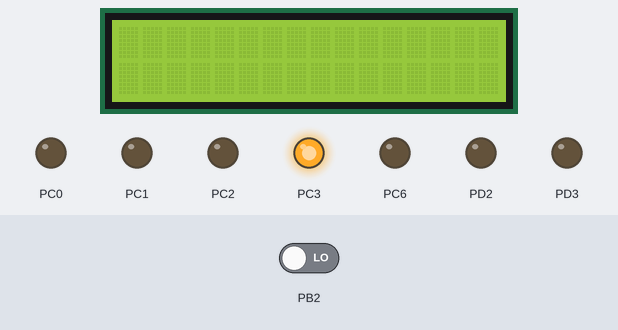
Simulated run of this program. Board: ATmega88, built with avr-gcc and emulated at 1 MHz. On the bench: 16×2 character LCD, output pins drawn as LEDs (lit = HIGH). Wiring (inferred from the names in the program): DS1307 clock at I2C address 0x68. Wiring (inferred from the signals the program sends): character LCD (HD44780): RS PC7; R/W PD0; E PD1; data PD4, PD5, PD6, PD7. Inputs (shaded band) come from the test bench; at power-on: PB2 LOW. Sleep ends after the set time or at an interrupt; the local clock reads 2024-03-15 10:24:30 at power-on unless the program sets it.

Above: at 17.5 s.
17.6 s: PB2 driven HIGH
At 25.6 s:
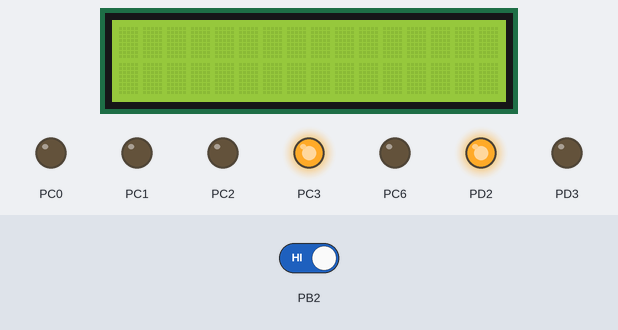
26.4 s: PB2 driven LOW
At 35.8 s:
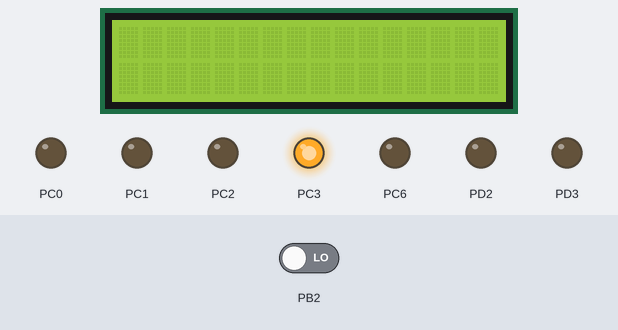
Timing chart, 0 to 37.3 s (numbered marks = the images above; inputs shaded):
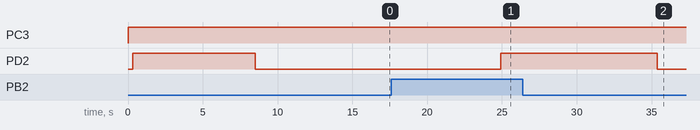

The program:

main.c
```c
#define F_CPU 1000000UL

#include <util/delay.h>
#include <avr/io.h>
#include <stdio.h>
#include <string.h>
#include <limits.h>

#include <avr/wdt.h>
#include <avr/sleep.h>
#include <avr/interrupt.h>
#include <avr/power.h>

#include "LCD16x2_4Bit/LCD16x2_4Bit.h"
#include "ClockManager/ClockManager.h"

#include "AlarmClockManager/AlarmClockManager.h"


void mainInit();

void updateDisplayText();

void doorOpeningManager();
void firstlySwitched();
void leverHandler();

void startDoorOpening();
void startMotorClockwise();
void startMotorAntiClockwise();
void stopMotor();

void motorTest();

void set8SecondsDeepSleep();
void watchdogSetup();

#define delay_ms 1

char clock_date_buffer[17];
char alarm_clock_buffer[17];

unsigned int timer = UINT_MAX;
unsigned int motor_timer; //hlida jestli se motor netoci moc dlouho (-> hardware_error=true)

//jestli prave probiha otevirani dveri ci nikoli
bool door_is_opening;
uint8_t motor_direction; //0 = clockwise, 1 = anticlockwise

bool is_display_on;

#define TOLERATED_SWITCH_TIME 10
//kolikrat byla packa otocena rychle po sobe (aby se mohlo udelat testovaci spusteni)
uint8_t lever_counter = 0;
int lever_timer = TOLERATED_SWITCH_TIME;

bool after_8sleep;

//when some mechanical part stops working (v podstate jen kontroluju jestli motor nebezi moc dlouho)
bool hardware_error;

int main() {
	mainInit();
	setClockAndCalendar(0x20, 0x51, 0x00, 0x05, 0x20, 0x05, 0x21);

	setNextAlarm(1);

	setBacklit(true);

	while(1) {
		if (hardware_error) {
			stopMotor();

			sprintf(clock_date_buffer, "hardware error");
			sprintf(clock_date_buffer, '\0');
			updateDisplayText();
		} else {
			leverHandler();

			if (!door_is_opening) {
				if (!is_display_on && lever_counter == 0) {
					set8SecondsDeepSleep();
					continue;
				}

				if (after_8sleep) {
					lcdinit();
					after_8sleep = false;
				}

				readClock();
				readCalendar();

				int last_num_of_year = _year - ((_year/16)*16); //vybere z roku posledni cislo (0x21 => 0x01)

				sprintf(clock_date_buffer, "%02x:%02x:%02x %02x/%02x/%01x", _hour, _minute, _second, _date, _month, last_num_of_year);
				sprintf(alarm_clock_buffer, "budicek v: %02x:%02x", next_hour, next_minute);

				updateDisplayText();

				if (checkAlarm()) {
					startDoorOpening();

					setNextAlarm(1);
				}
			} else {
				doorOpeningManager();
			}
		}

		_delay_ms(delay_ms);
	}

}

void mainInit() {
	DDRC = 0xff;
	DDRB = 0x00;

	PORTC |= 0b00001000;

	clockInit();
	lcdinit();
	initMonthsSunRises();

	set_sleep_mode(SLEEP_MODE_PWR_DOWN);
	watchdogSetup();
}

//call ones per frame
void updateDisplayText() {
	if (is_display_on) {
		lcd_print_xy(0, 0, clock_date_buffer);
		lcd_print_xy(1, 0, alarm_clock_buffer);
	}
}

void doorOpeningManager() {
	if (door_is_opening) {
		if (motor_direction == 0)
			startMotorClockwise();
		else if (motor_direction == 1)
			startMotorAntiClockwise();


		if ((PINB&0b00000001) == 0b00000001) { //zacni zasunovat
			motor_direction = 1;
		}

		if ((PINB&0b00000010) == 0b00000010 && motor_direction == 1) { //zacni vysunovat
			stopMotor();
			door_is_opening = false;
		}

		motor_timer += delay_ms;
	} else {
		if (motor_timer >= 1000)
			hardware_error = true;
	}
}

void firstlySwitched() {
	if (lever_timer <= TOLERATED_SWITCH_TIME) {
		lever_counter++;

		if (lever_counter == 4) { //test door open
			lever_counter = 0;

			startDoorOpening();
		}
	}

	lever_timer = 0;
}

//call ones per frame
void leverHandler() {
	if ((PINB&0b00000100) == 0b00000100) {
		if (!is_display_on) //kontroluje jestli je prvni prubeh
			firstlySwitched();

		setBacklit(true);
		is_display_on = true;
	} else {
		if (is_display_on)
			firstlySwitched();

		lcd_clear();
		//setBacklit(false);
		is_display_on = false;
	}

	if (lever_timer >= TOLERATED_SWITCH_TIME) {
		lever_counter = 0;
	}

	if (lever_timer < TOLERATED_SWITCH_TIME && lever_counter > 0)
		lever_timer += 1;
}

void startDoorOpening() {
	door_is_opening = true;
	motor_direction = 0;
	motor_timer = 0;
}

void startMotorClockwise() { //set portc c to 0b000000 01
	PORTC |= 0b00000001;
	PORTC &= 0b11111101;
}

void startMotorAntiClockwise() { //set portc c to 0b000000 10
	PORTC |= 0b00000010;
	PORTC &= 0b11111110;
}

void stopMotor() {
	PORTC &= 0b11111100;

	lever_counter = 0;
	lever_timer = 0;
}

//call ones per frame
void motorTest() {
	if ((PINB&0b00000001) == 0b00000001) { //zacni zasunovat
		startMotorAntiClockwise();
	}

	if ((PINB&0b00000010) == 0b00000010) { //zacni vysunovat
		startMotorClockwise();
	}
}

void set8SecondsDeepSleep() {
	DDRC=0x0;
	DDRD=0x0;

	PORTC &= 0b11110111;
	setBacklit(false);
	lcd_clear();

	wdt_reset();
	sleep_mode(); // sleep now!

	DDRC=0xff;
	DDRD=0xff;
	PORTC |= 0b00001000;

	lever_counter = 0;
	lever_timer = 0;

	after_8sleep = true;
}

void watchdogSetup() {
	cli();
	wdt_reset();
	WDTCSR |= (1<<WDCE) | (1<<WDE);
	WDTCSR = (1<<WDIE) | (0<<WDE) | (1<<WDP3) | (1<<WDP0);  // 8s / interrupt, no system reset (8s is max watchdog oscillation)
	sei();
}

ISR(WDT_vect) {

}
```

AlarmClockManager.c
```c
#include <stdint.h>
#include "../ClockManager/ClockManager.h"
#include "AlarmClockManager.h"

struct MonthSunRises {
	//sun rise at the first day of month
	uint8_t first_hour;
	uint8_t first_minute;

	//sun rise at the last day of month
	uint8_t last_hour;
	uint8_t last_minute;

	//days in month
	uint8_t days_count;
};
float calculateDayAverageTimeChange(struct MonthSunRises months_sun_rises);
int hourAndMinuteToMinutes(uint8_t hour, uint8_t minute);

uint8_t byteHexToDecimal(int hex);
int decimalToHex(uint8_t dec);

//leden [0] -> prosinec [11]
struct MonthSunRises months_sun_rises[12];

//after_days = 1 => zitra
void setNextAlarm(uint8_t after_days) {
	readCalendar();

	uint8_t dec_month = byteHexToDecimal(_month) - 1; //-1 aby leden nebyl 1 ale 0
	uint8_t dec_date = byteHexToDecimal(_date) - 1 + after_days; //day in month (-1 -> stejny duvod)

	struct MonthSunRises month_sun_rises = months_sun_rises[dec_month];

	float average_change = calculateDayAverageTimeChange(month_sun_rises);
	int final_change = (int) (average_change*((float)dec_date)); //odchylka od (first_hour+first_hour)

	int first_time_minutes = hourAndMinuteToMinutes(month_sun_rises.first_hour, month_sun_rises.first_minute);

	int final_time_minutes = first_time_minutes + final_change;
	//minutes to hours and minutes
	uint8_t hours = final_time_minutes/60;
	uint8_t minutes = final_time_minutes - (hours*60);

	next_hour = decimalToHex(hours);
	next_minute = decimalToHex(minutes);
}

//vrati jestli je cas budiku stejny jak aktualni cas
bool checkAlarm() {
	return (next_hour == _hour) && (next_minute == _minute);
}

float calculateDayAverageTimeChange(struct MonthSunRises month_sun_rises) {
	int first_time = hourAndMinuteToMinutes(month_sun_rises.first_hour, month_sun_rises.first_minute);
	int last_time = hourAndMinuteToMinutes(month_sun_rises.last_hour, month_sun_rises.last_minute);

	int diference = last_time - first_time;
	return ((float) diference)/((float) month_sun_rises.days_count);
}

int hourAndMinuteToMinutes(uint8_t hour, uint8_t minute) {
	return (hour*60) + minute;
}

//0x21 -> 21
uint8_t byteHexToDecimal(int hex) { //max byte!!!!!!
	//in 0x21 it is digit "2"
	int second_degree = hex/16;
	int first_degree = hex - (16*second_degree);

	return (second_degree*10) + first_degree;
}

//21 -> 0x21
int decimalToHex(uint8_t dec) {
	uint8_t second_degree = dec/10;
	uint8_t first_degree = dec - (10*second_degree);

	return (second_degree*16) + first_degree;
}

void initMonthsSunRises() {
	//leden
	months_sun_rises[0].first_hour = 7;
	months_sun_rises[0].first_minute = 54;
	months_sun_rises[0].last_hour = 7;
	months_sun_rises[0].last_minute = 33;
	months_sun_rises[0].days_count = 31;

	//unor
	months_sun_rises[1].first_hour = 7;
	months_sun_rises[1].first_minute = 31;
	months_sun_rises[1].last_hour = 6;
	months_sun_rises[1].last_minute = 44;
	months_sun_rises[1].days_count = 28;

	//brezen
	months_sun_rises[2].first_hour = 6;
	months_sun_rises[2].first_minute = 42;
	months_sun_rises[2].last_hour = 6;
	months_sun_rises[2].last_minute = 38;
	months_sun_rises[2].days_count = 31;

	//duben
	months_sun_rises[3].first_hour = 6;
	months_sun_rises[3].first_minute = 35;
	months_sun_rises[3].last_hour = 5;
	months_sun_rises[3].last_minute = 36;
	months_sun_rises[3].days_count = 30;

	//kveten
	months_sun_rises[4].first_hour = 5;
	months_sun_rises[4].first_minute = 34;
	months_sun_rises[4].last_hour = 4;
	months_sun_rises[4].last_minute = 53;
	months_sun_rises[4].days_count = 31;

	//cerven
	months_sun_rises[5].first_hour = 4;
	months_sun_rises[5].first_minute = 52;
	months_sun_rises[5].last_hour = 4;
	months_sun_rises[5].last_minute = 49;
	months_sun_rises[5].days_count = 30;

	//cervenec
	months_sun_rises[6].first_hour = 4;
	months_sun_rises[6].first_minute = 50;
	months_sun_rises[6].last_hour = 5;
	months_sun_rises[6].last_minute = 21;
	months_sun_rises[6].days_count = 31;

	//srpen
	months_sun_rises[7].first_hour = 5;
	months_sun_rises[7].first_minute = 23;
	months_sun_rises[7].last_hour = 6;
	months_sun_rises[7].last_minute = 07;
	months_sun_rises[7].days_count = 31;

	//zari
	months_sun_rises[8].first_hour = 6;
	months_sun_rises[8].first_minute = 8;
	months_sun_rises[8].last_hour = 6;
	months_sun_rises[8].last_minute = 52;
	months_sun_rises[8].days_count = 30;

	//rijen
	months_sun_rises[9].first_hour = 6;
	months_sun_rises[9].first_minute = 53;
	months_sun_rises[9].last_hour = 6;
	months_sun_rises[9].last_minute = 41;
	months_sun_rises[9].days_count = 31;

	//listopad
	months_sun_rises[10].first_hour = 6;
	months_sun_rises[10].first_minute = 43;
	months_sun_rises[10].last_hour = 7;
	months_sun_rises[10].last_minute = 29;
	months_sun_rises[10].days_count = 30;

	//prosinec
	months_sun_rises[11].first_hour = 7;
	months_sun_rises[11].first_minute = 30;
	months_sun_rises[11].last_hour = 7;
	months_sun_rises[11].last_minute = 54;
	months_sun_rises[11].days_count = 31;
}
```

AlarmClockManager.h
```c
#ifndef ALARMCLOCKMANAGER_H_
#define ALARMCLOCKMANAGER_H_

#include <stdbool.h>

//time when will next alarm clock fire
//in hexdecimal (= 35 minut je 0x35)
int next_hour;
int next_minute;

void setNextAlarm(uint8_t after_days);
bool checkAlarm();

void initMonthsSunRises();

#endif /* ALARMCLOCKMANAGER_H_ */
```

ClockManager.c
```c
#include <string.h>
#include <stdbool.h>
#include <stdio.h>
#include "../I2C_Master_H_file/I2C_Master_H_file.h"
#include "ClockManager.h"

/////////////read/////////////////////////

#define Device_Write_address	0xD0				// Define RTC DS1307 slave address for write operation
#define Device_Read_address		0xD1				// Make LSB bit high of slave address for read operation
#define TimeFormat12			0x40				// Define 12 hour format
//#define AMPM					0x20

void RTC_Read_Clock(char read_clock_address); // Read the clock with second address i.e location is 0 (RTC_Read_Clock(0);)
void RTC_Read_Calendar(char read_calendar_address);// Read the calender with day address i.e location is 3 (RTC_Read_Calendar(3);)

void setClockAndCalendar(uint8_t hour, uint8_t minute, uint8_t second, uint8_t day, uint8_t date, uint8_t month, uint8_t year);
void RTC_Calendar_Write(char day, char date, char month, char year); // function for calendar
void RTC_Clock_Write(char hour, char minute, char second, char AMPM);

char* days[7] = {"Mon","Tue","Wed","Thu","Fri","Sat","Sun"};

void clockInit() {
	I2C_Init();										// Initialize I2C
}

//data will be stored at second,minute... int variables (at ClockManager.h)
void readClock() {
	RTC_Read_Clock(0);
}

//data will be stored at date,month... int variables (at ClockManager.h)
void readCalendar() {
	RTC_Read_Calendar(3);
}

void RTC_Read_Clock(char read_clock_address) {
	I2C_Start(Device_Write_address);				// Start I2C communication with RTC
	I2C_Write(read_clock_address);					// Write address to read
	I2C_Repeated_Start(Device_Read_address);		// Repeated start with device read address

	_second = I2C_Read_Ack();						// Read second
	_minute = I2C_Read_Ack();						// Read minute
	_hour = I2C_Read_Nack();							// Read hour with Nack
	I2C_Stop();										// Stop i2C communication
}
void RTC_Read_Calendar(char read_calendar_address) {
	I2C_Start(Device_Write_address);
	I2C_Write(read_calendar_address);
	I2C_Repeated_Start(Device_Read_address);

	_day = I2C_Read_Ack();							// Read day
	_date = I2C_Read_Ack();							// Read date
	_month = I2C_Read_Ack();							// Read month
	_year = I2C_Read_Nack();							// Read the year with Nack
	I2C_Stop();										// Stop i2C communication
}


///////////////write////////////////////
#define hour_24					0x00

void RTC_Clock_Write(char hour, char minute, char second, char AMPM) {
	hour |= AMPM;
	I2C_Start(Device_Write_address);			// Start I2C communication with RTC
	I2C_Write(0);								// Write on 0 location for second value
	I2C_Write(second);							// Write second value on 00 location
	I2C_Write(minute);							// Write minute value on 01 location
	I2C_Write(hour);							// Write hour value on 02 location
	I2C_Stop();									// Stop I2C communication
}

void RTC_Calendar_Write(char day, char date, char month, char year)	{ // function for calendar

	I2C_Start(Device_Write_address);			// Start I2C communication with RTC
	I2C_Write(3);								// Write on 3 location for day value
	I2C_Write(day);							// Write day value on 03 location
	I2C_Write(date);							// Write date value on 04 location
	I2C_Write(month);							// Write month value on 05 location
	I2C_Write(year);							// Write year value on 06 location
	I2C_Stop();									// Stop I2C communication
}


//day -> 0x00-Sobota, 0x06-Patek
void setClockAndCalendar(uint8_t hour, uint8_t minute, uint8_t second, uint8_t day, uint8_t date, uint8_t month, uint8_t year) {
	RTC_Clock_Write(hour, minute, second, hour_24);// Write Hour Minute Second Format
	RTC_Calendar_Write(day, date, month, year);	// Write day date month and year
}
```

ClockManager.h
```c
#ifndef CLOCKMANAGER_H_
#define CLOCKMANAGER_H_

int _second,_minute,_hour,_day,_date,_month,_year;

//when you wanna get you write -> days[day-1]
char* days[7];

void clockInit();

void readClock();
void readCalendar();

void setClockAndCalendar(uint8_t hour, uint8_t minute, uint8_t second, uint8_t day, uint8_t date, uint8_t month, uint8_t year);

void stopClock();


#endif /* CLOCKMANAGER_H_ */
```

I2C_Master_H_file.h
```c
/*
 * I2C_Master_H_file.h
 * www.electronicwings.com
 */

//Hodiny jsem nastavil na spravny cas pomoci kodu v projektu ClockModulTest

#ifndef I2C_MASTER_H_FILE_H_					/* Define library H file if not defined */
#define I2C_MASTER_H_FILE_H_

//#define F_CPU 8000000UL (thats for atmega 16)						/* Define CPU clock Frequency e.g. here its 8MHz */
#define F_CPU 1000000UL
#include <avr/io.h>								/* Include AVR std. library file */
#include <util/delay.h>							/* Include inbuilt defined Delay header file */
#include <math.h>								/* Include math function */
#define SCL_CLK 100000L							/* Define SCL clock frequency */
#define BITRATE(TWSR) ((F_CPU/SCL_CLK)-16)/(2*pow(4,(TWSR&((1<<TWPS0)|(1<<TWPS1))))) /* Define bit rate */

void I2C_Init();								/* I2C initialize function */
uint8_t  I2C_Start(char write_address);			/* I2C start function */
uint8_t  I2C_Repeated_Start(char read_address);	/* I2C repeated start function */
void I2C_Stop();								/* I2C stop function */
void I2C_Start_Wait(char write_address);		/* I2C start wait function */
uint8_t  I2C_Write(char data);					/* I2C write function */
char I2C_Read_Ack();							/* I2C read ack function */
char I2C_Read_Nack();							/* I2C read nack function */


#endif											/* I2C_MASTER_H_FILE_H_ */
```

LCD16x2_4Bit.c
```c
/*
 * LCD16x2_4bit source file
 * www.electronicwings.com
 */
#include "LCD16x2_4bit.h"

void lcdcommand(unsigned char cmnd)
{
	LCD_DPRT = (LCD_DPRT & 0x0f)|(cmnd & 0xf0);		/* SEND COMMAND TO DATA PORT */
	LCD_DPRT &= ~ (1<<LCD_RS);						/* RS = 0 FOR COMMAND */
	LCD_DPRT |= (1<<LCD_EN);						/* EN = 1 FOR H TO L PULSE */
	_delay_us(1);									/* WAIT FOR MAKE ENABLE WIDE */
	LCD_DPRT &= ~(1<<LCD_EN);						/* EN = 0 FOR H TO L PULSE */
	_delay_us(100);									/* WAIT FOR MAKE ENABLE WIDE */

	LCD_DPRT = (LCD_DPRT & 0x0f)|(cmnd << 4);		/* SEND COMMAND TO DATA PORT */
	LCD_DPRT |= (1<<LCD_EN);						/* EN = 1 FOR H TO L PULSE */
	_delay_us(1);									/* WAIT FOR MAKE ENABLE WIDE */
	LCD_DPRT &= ~(1<<LCD_EN);						/* EN = 0 FOR H TO L PULSE */
	_delay_us(2000);								/* WAIT FOR MAKE ENABLE WIDE */
}

void lcddata(unsigned char data)
{
	LCD_DPRT = (LCD_DPRT & 0x0f)|(data & 0xf0);		/* SEND DATA TO DATA PORT */
	LCD_DPRT |= (1<<LCD_RS);						/* MAKE RS = 1 FOR DATA */
	LCD_DPRT |= (1<<LCD_EN);						/* EN=0 FOR H TO L PULSE */
	_delay_us(1);									/* WAIT FOR MAKE ENABLE WIDE */
	LCD_DPRT &= ~(1<<LCD_EN);						/* EN = 0 FOR H TO L PULSE */
	_delay_us(100);									/* WAIT FOR MAKE ENABLE WIDE */

	LCD_DPRT = (LCD_DPRT & 0x0f)|(data << 4);		/*  */
	LCD_DPRT |= (1<<LCD_EN);						/* EN=0 FOR H TO L PULSE*/
	_delay_us(1);									/* WAIT FOR MAKE ENABLE WIDE*/
	LCD_DPRT &= ~(1<<LCD_EN);						/* EN = 0 FOR H TO L PULSE*/
	_delay_us(2000);								/* WAIT FOR MAKE ENABLE WIDE*/
}

void lcdinit()
{
	LCD_DDDR = 0xFF;
	_delay_ms(200);									/* WAIT FOR SOME TIME */
	lcdcommand(0x33);
	lcdcommand(0x32);								/* SEND $32 FOR INIT OT 0X02 */
	lcdcommand(0x28);								/* INIT. LCD 2 LINE, 5 X 7 MATRIX */
	lcdcommand(0x0C);								/* DISPLAY ON CURSOR ON */
	lcdcommand(0x01);								/* LCD CLEAR */
	lcdcommand(0x82);								/* SHIFT CURSOR TO WRITE */
}
void lcd_print(char *str)
{
	unsigned char i=0;
	while (str[i] |= 0)
	{
		lcddata(str[i]);
		i++;
	}
}


void lcd_print_xy(char row, char pos, char* str)
{
	if (row == 0 && pos<16)
	lcdcommand((pos & 0x0F)|0x80);		/* Command of first row and required position<16 */
	else if (row == 1 && pos<16)
	lcdcommand((pos & 0x0F)|0xC0);		/* Command of first row and required position<16 */
	lcd_print(str);					/* Call LCD string function */
}

void lcd_clear()
{
	lcdcommand(0x01);
	_delay_ms(2);
}

void setBacklit(bool shine) {
	if (shine)
		LCD_DPRT |= (0b00000001<<LCD_A);
	else
		LCD_DPRT &= ~(0b00000001<<LCD_A);
}
```

Source omitted: I2C_Master_H_file.c (6059 bytes), LCD16x2_4Bit.h (556 bytes)

Measured:
- after the input at 17.6 s, PD2: LOW → HIGH after 7.3 s
- after the input at 26.4 s, PD2: HIGH → LOW after 9.0 s
